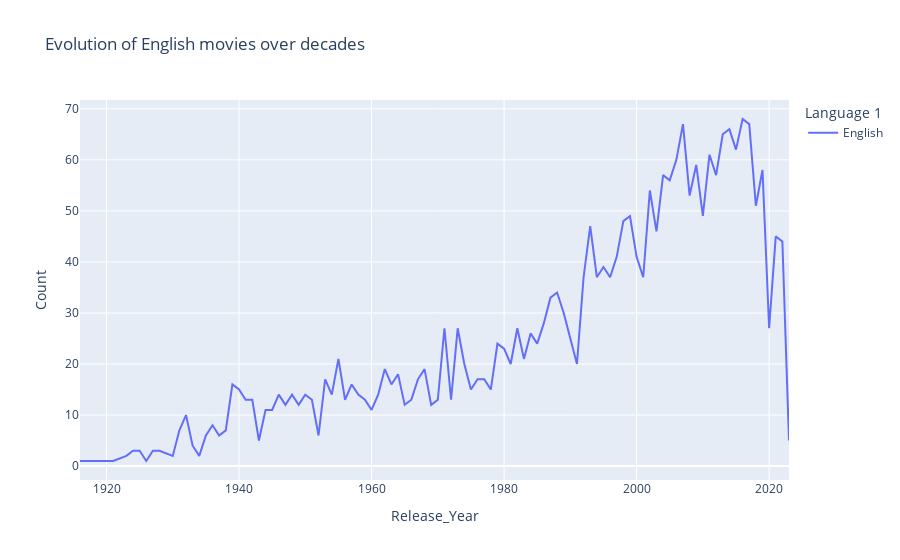

Notebook cell for this chart:
### Code cell
#Evolution of English movies over decades
import plotly.express as px

language_counts = english_movies.groupby(['Release_Year', 'Language 1']).size().reset_index(name='Count')
fig = px.line(language_counts, x='Release_Year', y='Count', color='Language 1', title='Evolution of English movies over decades')
fig.show()

### Figure 1 — Plotly figure (JSON) as saved in the notebook; plotly's stock layout.template omitted (floating-point values rounded to 4 significant figures)
{"data": [{"hovertemplate": "Language 1=English<br>Release_Year=%{x}<br>Count=%{y}<extra></extra>", "legendgroup": "English", "line": {"color": "#636efa", "dash": "solid"}, "marker": {"symbol": "circle"}, "mode": "lines", "name": "English", "orientation": "v", "showlegend": true, "type": "scatter", "x": [1916, 1919, 1921, 1923, 1924, 1925, 1926, 1927, 1928, 1930, 1931, 1932, 1933, 1934, 1935, 1936, 1937, 1938, 1939, 1940, 1941, 1942, 1943, 1944, 1945, 1946, 1947, 1948, 1949, 1950, 1951, 1952, 1953, 1954, 1955, 1956, 1957, 1958, 1959, 1960, 1961, 1962, 1963, 1964, 1965, 1966, 1967, 1968, 1969, 1970, 1971, 1972, 1973, 1974, 1975, 1976, 1977, 1978, 1979, 1980, 1981, 1982, 1983, 1984, 1985, 1986, 1987, 1988, 1989, 1990, 1991, 1992, 1993, 1994, 1995, 1996, 1997, 1998, 1999, 2000, 2001, 2002, 2003, 2004, 2005, 2006, 2007, 2008, 2009, 2010, 2011, 2012, 2013, 2014, 2015, 2016, 2017, 2018, 2019, 2020, 2021, 2022, 2023], "xaxis": "x", "y": [1, 1, 1, 2, 3, 3, 1, 3, 3, 2, 7, 10, 4, 2, 6, 8, 6, 7, 16, 15, 13, 13, 5, 11, 11, 14, 12, 14, 12, 14, 13, 6, 17, 14, 21, 13, 16, 14, 13, 11, 14, 19, 16, 18, 12, 13, 17, 19, 12, 13, 27, 13, 27, 20, 15, 17, 17, 15, 24, 23, 20, 27, 21, 26, 24, 28, 33, 34, 30, 25, 20, 37, 47, 37, 39, 37, 41, 48, 49, 41, 37, 54, 46, 57, 56, 60, 67, 53, 59, 49, 61, 57, 65, 66, 62, 68, 67, 51, 58, 27, 45, 44, 5], "yaxis": "y"}], "layout": {"legend": {"title": {"text": "Language 1"}, "tracegroupgap": 0}, "title": {"text": "Evolution of English movies over decades"}, "xaxis": {"anchor": "y", "domain": [0, 1], "title": {"text": "Release_Year"}}, "yaxis": {"anchor": "x", "domain": [0, 1], "title": {"text": "Count"}}}}
